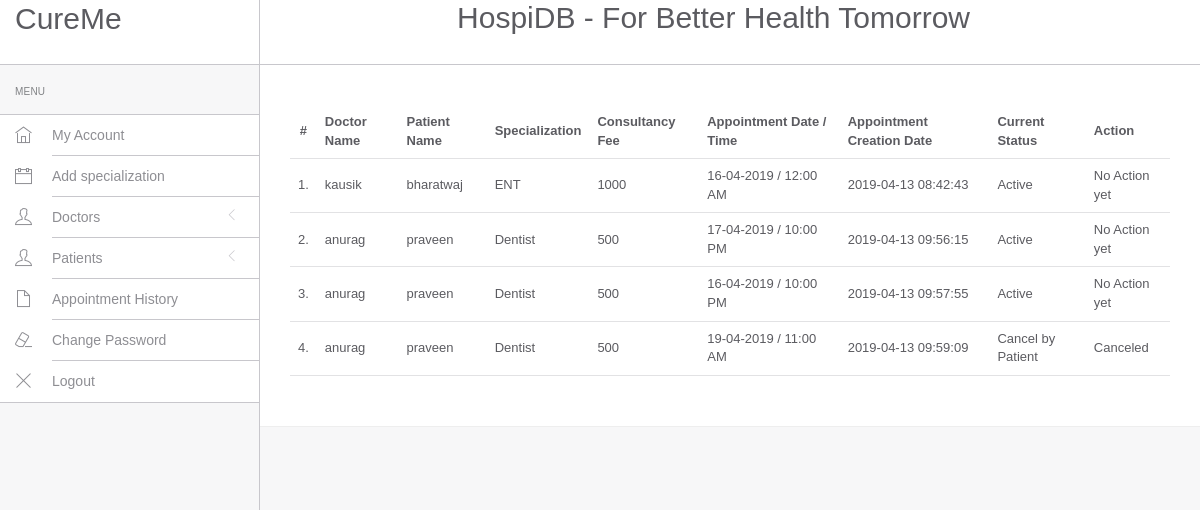
Page /php/admin/appointment-history.php (signed in) on the committed database.
### tables this page shows
CREATE TABLE `appointment` (
  `id` int(11) NOT NULL,
  `doctorSpecialization` varchar(255) NOT NULL,
  `doctorId` int(11) NOT NULL,
  `userId` int(11) NOT NULL,
  `consultancyFees` int(11) NOT NULL,
  `appointmentDate` varchar(255) NOT NULL,
  `appointmentTime` varchar(255) NOT NULL,
  `postingDate` timestamp NOT NULL DEFAULT CURRENT_TIMESTAMP,
  `userStatus` int(11) NOT NULL,
  `doctorStatus` int(11) NOT NULL,
  `updationDate` varchar(255) NOT NULL
);

CREATE TABLE `doctors` (
  `id` int(11) NOT NULL,
  `specilization` varchar(255) NOT NULL,
  `doctorName` varchar(255) NOT NULL,
  `address` longtext NOT NULL,
  `docFees` varchar(255) NOT NULL,
  `contactno` bigint(11) NOT NULL,
  `docEmail` varchar(255) NOT NULL,
  `password` varchar(255) NOT NULL,
  `creationDate` timestamp NOT NULL DEFAULT CURRENT_TIMESTAMP,
  `updationDate` varchar(255) NOT NULL
);

CREATE TABLE `users` (
  `id` int(11) NOT NULL,
  `fullName` varchar(255) NOT NULL,
  `address` longtext NOT NULL,
  `city` varchar(255) NOT NULL,
  `gender` varchar(255) NOT NULL,
  `email` varchar(255) NOT NULL,
  `password` varchar(255) NOT NULL,
  `regDate` timestamp NOT NULL DEFAULT CURRENT_TIMESTAMP,
  `updationDate` varchar(255) NOT NULL
);

### php/admin/appointment-history.php (the view, shortened to what this page needs)
<?php
include('../include_admin/config.php');
?>
<!DOCTYPE html>
<html lang="en">
<head>
	<link rel="stylesheet" href="../design/vendor/bootstrap/css/bootstrap.min.css">
	<link rel="stylesheet" href="../design/vendor/fontawesome/css/font-awesome.min.css">
	<link rel="stylesheet" href="../design/vendor/themify-icons/themify-icons.min.css">
	<link rel="stylesheet" href="../design/assets/css/styles.css">
</head>
<body>
	<div id="app">
		<?php include('../include_admin/sidebar.php');?>
		<div class="app-content">
			<?php include('../include_admin/header.php');?>
			<div class="main-content" >
				<div class="wrap-content container" id="container">
					<div class="container-fluid container-fullw bg-white">
						<div class="row">
							<div class="col-md-12">
								<table class="table table-hover" id="sample-table-1">
									<thead>
										<tr>
											<th class="center">#</th>
											<th class="hidden-xs">Doctor Name</th>
											<th>Patient Name</th>
											<th>Specialization</th>
											<th>Consultancy Fee</th>
											<th>Appointment Date / Time </th>
											<th>Appointment Creation Date  </th>
											<th>Current Status</th>
											<th>Action</th>
										</tr>
									</thead>
									<tbody>
										<?php
										$sql=mysqli_query($con,"select doctors.doctorName as docname,users.fullName as pname,appointment.*  from appointment join doctors on doctors.id=appointment.doctorId join users on users.id=appointment.userId ");
										$cnt=1;
										while($row=mysqli_fetch_array($sql))
										{
										?>
											<tr>
												<td class="center"><?php echo $cnt;?>.</td>
												<td class="hidden-xs"><?php echo $row['docname'];?></td>
												<td class="hidden-xs"><?php echo $row['pname'];?></td>
												<td><?php echo $row['doctorSpecialization'];?></td>
												<td><?php echo $row['consultancyFees'];?></td>
												<td>
													<?php echo $row['appointmentDate'];?> /
													<?php echo $row['appointmentTime'];?>
												</td>
												<td><?php echo $row['postingDate'];?></td>
												<td>
													<?php
													if(($row['userStatus']==1) && ($row['doctorStatus']==1))
														echo "Active";
													if(($row['userStatus']==0) && ($row['doctorStatus']==1))
														echo "Cancel by Patient";
													?>
												</td>
												<td >
													<div class="visible-md visible-lg hidden-sm hidden-xs">
														<?php
														if(($row['userStatus']==1) && ($row['doctorStatus']==1))
															echo "No Action yet";
														else
															echo "Canceled";
														?>
													</div>
												</td>
											</tr>
										<?php
											$cnt=$cnt+1;
										}
										?>
									</tbody>
								</table>
							</div>
						</div>
					</div>
				</div>
			</div>
		</div>
	</div>
</body>
</html>

### php/include_admin/sidebar.php (shortened to what this page needs)
<div class="sidebar app-aside" id="sidebar">
	<div class="sidebar-container perfect-scrollbar">
		<nav>
			<div class="navbar-title">
				<span>Menu</span>
			</div>
			<ul class="main-navigation-menu">
				<li>
					<a href="../admin/dashboard.php">
						<div class="item-content">
							<div class="item-media">
								<i class="ti-home"></i>
							</div>
							<div class="item-inner">
								<span class="title"> My Account </span>
							</div>
						</div>
					</a>
				</li>
				<li>
					<a href="../admin/doctor-specilization.php">
						<div class="item-content">
							<div class="item-media">
								<i class="ti-calendar"></i>
							</div>
							<div class="item-inner">
								<span class="title"> Add specialization </span>
							</div>
						</div>
					</a>
				</li>
				<li>
					<a href="javascript:void(0)">
						<div class="item-content">
							<div class="item-media">
								<i class="ti-user"></i>
							</div>
							<div class="item-inner">
								<span class="title"> Doctors </span><i class="icon-arrow"></i>
							</div>
						</div>
					</a>
				</li>
				<li>
					<a href="javascript:void(0)">
						<div class="item-content">
							<div class="item-media">
								<i class="ti-user"></i>
							</div>
							<div class="item-inner">
								<span class="title"> Patients </span><i class="icon-arrow"></i>
							</div>
						</div>
					</a>
				</li>
				<li>
					<a href="../admin/appointment-history.php">
						<div class="item-content">
							<div class="item-media">
								<i class="ti-file"></i>
							</div>
							<div class="item-inner">
								<span class="title"> Appointment History </span>
							</div>
						</div>
					</a>
				</li>
				<li>
					<a href="../admin/change-password.php">
						<div class="item-content">
							<div class="item-media">
								<i class="ti-eraser"></i>
							</div>
							<div class="item-inner">
								<span class="title"> Change Password </span>
							</div>
						</div>
					</a>
				</li>
				<li>
					<a href="../admin/logout.php">
						<div class="item-content">
							<div class="item-media">
								<i class="ti-close"></i>
							</div>
							<div class="item-inner">
								<span class="title"> Logout </span>
							</div>
						</div>
					</a>
				</li>
			</ul>
		</nav>
	</div>
</div>

### php/include_admin/header.php (shortened to what this page needs)
<header class="navbar navbar-default navbar-static-top">
		<div class="navbar-header">
			<a class="navbar-brand" href="#">
				<h2 style="padding-top:2%; margin-bottom: 3%;">CureMe</h2>
			</a>
		</div>
		<div class="navbar-collapse collapse">
			<ul class="nav navbar-right">
				<li>
					<h2 style="margin-right: 200px;">HospiDB - For Better Health Tomorrow</h2>
				</li>
			</ul>
		</div>
</header>

### rows in the picture
appointment: doctorId.doctorName "kausik", userId.fullName "bharatwaj", doctorSpecialization "ENT", consultancyFees "1000", appointmentDate "16-04-2019", appointmentTime "12:00 AM", postingDate "2019-04-13 08:42:43", userStatus "Active"
appointment: doctorId.doctorName "anurag", userId.fullName "praveen", doctorSpecialization "Dentist", consultancyFees "500", appointmentDate "17-04-2019", appointmentTime "10:00 PM", postingDate "2019-04-13 09:56:15", userStatus "Active"
appointment: doctorId.doctorName "anurag", userId.fullName "praveen", doctorSpecialization "Dentist", consultancyFees "500", appointmentDate "16-04-2019", appointmentTime "10:00 PM", postingDate "2019-04-13 09:57:55", userStatus "Active"
appointment: doctorId.doctorName "anurag", userId.fullName "praveen", doctorSpecialization "Dentist", consultancyFees "500", appointmentDate "19-04-2019", appointmentTime "11:00 AM", postingDate "2019-04-13 09:59:09", userStatus "Cancel by Patient"
